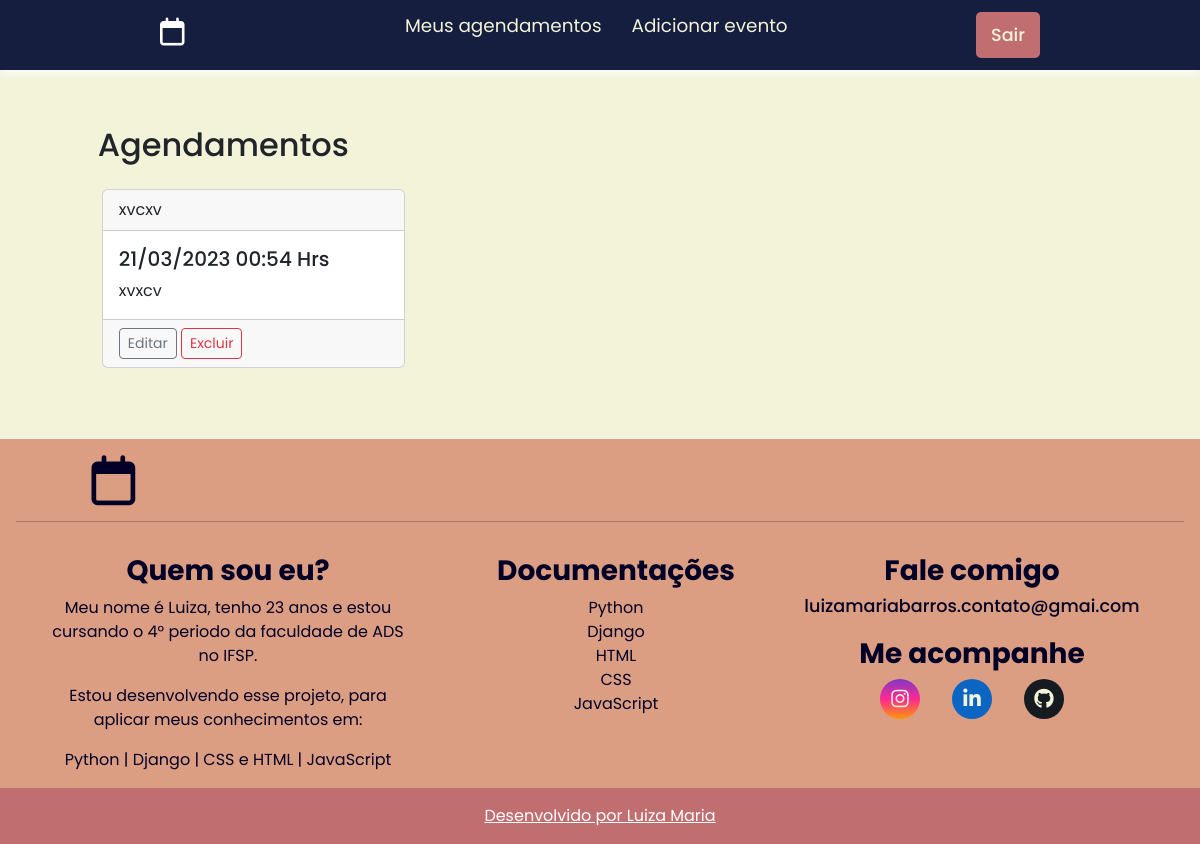
The page /agenda/ (signed in) on the database its author committed.
### core/models.py (models this page shows, shortened)
class Evento(models.Model):
    titulo = models.CharField(max_length=100)
    descricao = models.TextField(blank=True, null=True)
    data_evento = models.DateTimeField(verbose_name='Data do Evento')
    data_criacao = models.DateTimeField(auto_now=True,verbose_name='Data de Criação')
    usuario = models.ForeignKey(User, on_delete=models.CASCADE)
    class Meta:
        db_table = 'evento'
    def get_data_evento(self):
        return self.data_evento.strftime('%d/%m/%Y %H:%M Hrs')
    def get_evento_atrasado(self):
        print(type(self.data_evento))
        print(type(datetime.now()))
        if self.data_evento < datetime.now():
            return True
        else:
            return False

### core/views.py (the view)
# urls.py: path('agenda/', views.lista_eventos),
@login_required(login_url='/login/')  # se não estiver autenticado não irá abrir a página da agenda e s erá levado até a página de autenticar.
def lista_eventos(request):
    usuario = request.user
    data_atual = datetime.now() - timedelta(hours=1)
    evento = Evento.objects.filter(usuario=usuario,
                                   data_evento__gt=data_atual)
    dados = {'eventos': evento}
    return render(request, 'pages/agenda.html', dados)

### templates/pages/agenda.html (shortened to what this page needs)
{% extends "model-page.html" %}
{% block content %}
<div class="container vh-130">
    <div class="div-card col-md-12">
        <div class="col-md-12" id="div-cards">
            <h2>Agendamentos</h2>
                {% for evento in eventos %}
            <div class="div-card-agenda col-md-4">
                <div class="card">
                    <div class="card-header ">
                        {{ evento.titulo }}
                    </div>
                    <div class="card-body">
                        <h5 class="card-title">
                            {{ evento.get_data_evento }}</h5>
                        <p class="card-text">
                            {{ evento.descricao}}
                        </p>
                    </div>
                    <div class="card-footer">
                        <a href="evento/?id={{ evento.id }}"
                             class="btn btn-outline-secondary btn-sm">Editar</a>
                        <a href="evento/delete/{{ evento.id }}/"
                            class="btn btn-outline-danger btn-sm">Excluir</a>
                    </div>
                </div>
            </div>
                {% endfor %}
        </div>
    </div>
</div>
{% endblock %}

### static/css/style.css (style rules this page uses)
:root { --color-light-50: #F2F3D9; --color-rose-50: #DC9E82; --color-rose-100: #C16E70; --color-dark-50: #797984; --color-dark-100: #312d37; --color-dark-900: #000; --color-blue: #151E3F; --color-blue-100: #030027; --color-red: #ffffff; }
body { background-color: var(--color-light-50); }
* { font-family: 'Poppins', sans-serif; margin: 0; padding: 0; box-sizing: border-box; }
#div-cards { padding: 5%; }
.div-card-agenda { padding: 1.0rem; }

### rows shown on the page
Evento: titulo "xvcxv", get_data_evento "21/03/2023 00:54 Hrs", descricao "xvxcv"
